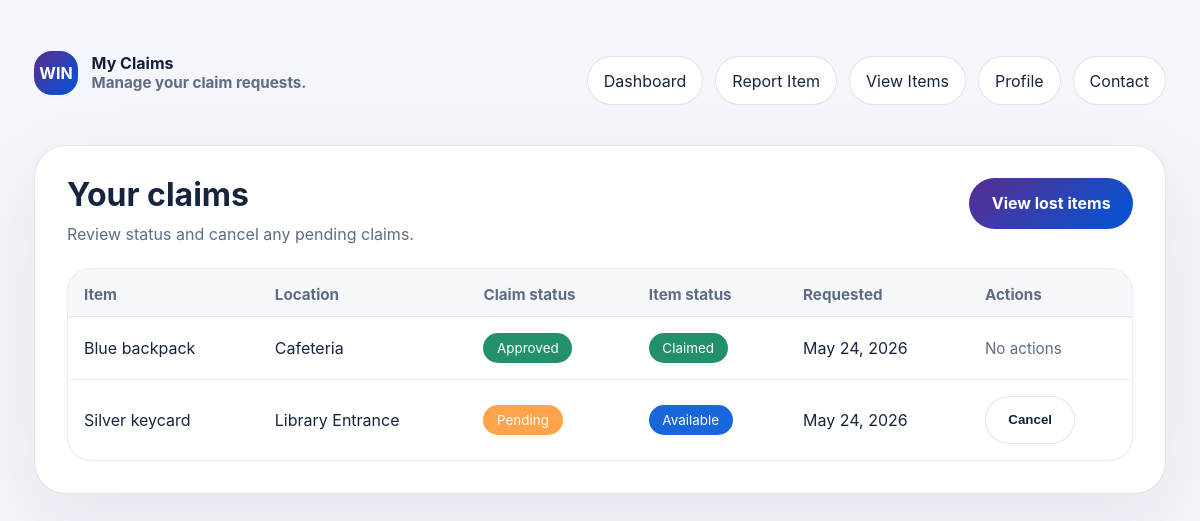
/my_claims.php (signed in), run on the app's committed database.
### tables this page shows
CREATE TABLE `claims` (
  `id` INT UNSIGNED NOT NULL AUTO_INCREMENT,
  `item_id` INT UNSIGNED NOT NULL,
  `claimed_by` INT UNSIGNED NOT NULL,
  `claim_description` TEXT NULL,
  `status` ENUM('pending','approved','rejected') NOT NULL DEFAULT 'pending',
  `created_at` DATETIME NOT NULL DEFAULT CURRENT_TIMESTAMP,
  PRIMARY KEY (`id`),
  KEY `idx_claims_item_id` (`item_id`),
  KEY `idx_claims_claimed_by` (`claimed_by`),
  KEY `idx_claims_status` (`status`),
  CONSTRAINT `fk_claims_item` FOREIGN KEY (`item_id`) REFERENCES `lost_items` (`id`) ON DELETE CASCADE ON UPDATE CASCADE,
  CONSTRAINT `fk_claims_claimed_by` FOREIGN KEY (`claimed_by`) REFERENCES `users` (`id`) ON DELETE CASCADE ON UPDATE CASCADE
);

CREATE TABLE `lost_items` (
  `id` INT UNSIGNED NOT NULL AUTO_INCREMENT,
  `title` VARCHAR(200) NOT NULL,
  `description` TEXT NULL,
  `category` VARCHAR(100) NULL,
  `location_found` VARCHAR(150) NULL,
  `date_found` DATE NOT NULL,
  `image_path` VARCHAR(255) NULL,
  `status` ENUM('unclaimed','claimed') NOT NULL DEFAULT 'unclaimed',
  `reported_by` INT UNSIGNED NOT NULL,
  `created_at` DATETIME NOT NULL DEFAULT CURRENT_TIMESTAMP,
  PRIMARY KEY (`id`),
  KEY `idx_lost_items_reported_by` (`reported_by`),
  KEY `idx_lost_items_status` (`status`),
  CONSTRAINT `fk_lost_items_reported_by` FOREIGN KEY (`reported_by`) REFERENCES `users` (`id`) ON DELETE CASCADE ON UPDATE CASCADE
);

### my_claims.php (the view, shortened to what this page needs)
<?php
require_once __DIR__ . '/db.php';
$userId = $_SESSION['user_id'];
$stmt = $pdo->prepare('SELECT c.id, c.claim_description, c.status, c.created_at, li.title, li.location_found, li.date_found, li.status AS item_status FROM claims c JOIN lost_items li ON c.item_id = li.id WHERE c.claimed_by = ? ORDER BY c.created_at DESC');
$stmt->execute([$userId]);
$claims = $stmt->fetchAll();
?>
<!DOCTYPE html>
<html lang="en">
<head>
</head>
<body>
  <div class="page">
    <header class="topbar">
      <div class="brand">
        <div class="brand-logo">WIN</div>
        <div>
          <strong>My Claims</strong>
          <div style="font-size:0.95rem;color:var(--muted);">Manage your claim requests.</div>
        </div>
      </div>
      <div class="nav-links">
        <a href="dashboard.php">Dashboard</a>
        <a href="report_item.php">Report Item</a>
        <a href="view_items.php">View Items</a>
        <a href="profile.php">Profile</a>
        <a href="contact.php">Contact</a>
      </div>
    </header>
    <section class="panel">
      <div style="display:flex;flex-wrap:wrap;align-items:flex-start;justify-content:space-between;gap:1rem;">
        <div>
          <h1 style="margin:0;font-size:2rem;">Your claims</h1>
          <p style="margin:0.75rem 0 0;color:var(--muted);">Review status and cancel any pending claims.</p>
        </div>
        <a href="view_items.php" class="button">View lost items</a>
      </div>
      <div class="table-wrap">
        <table>
          <thead>
            <tr>
              <th>Item</th>
              <th>Location</th>
              <th>Claim status</th>
              <th>Item status</th>
              <th>Requested</th>
              <th>Actions</th>
            </tr>
          </thead>
          <tbody>
            <?php if (empty($claims)): ?>
              <tr>
                <td colspan="6" style="padding:1.5rem;text-align:center;color:var(--muted);">You have not submitted any claims yet.</td>
              </tr>
            <?php else: ?>
              <?php foreach ($claims as $claim): ?>
                <tr>
                  <td><?= htmlspecialchars($claim['title'], ENT_QUOTES, 'UTF-8') ?></td>
                  <td><?= htmlspecialchars($claim['location_found'], ENT_QUOTES, 'UTF-8') ?></td>
                  <td><span class="badge <?= htmlspecialchars($claim['status'], ENT_QUOTES, 'UTF-8') ?>"><?= htmlspecialchars(ucfirst($claim['status']), ENT_QUOTES, 'UTF-8') ?></span></td>
                  <td><span class="badge <?= htmlspecialchars($claim['item_status'] === 'claimed' ? 'approved' : 'unclaimed', ENT_QUOTES, 'UTF-8') ?>"><?= htmlspecialchars($claim['item_status'] === 'claimed' ? 'Claimed' : 'Available', ENT_QUOTES, 'UTF-8') ?></span></td>
                  <td><?= htmlspecialchars(date('M j, Y', strtotime($claim['created_at'])), ENT_QUOTES, 'UTF-8') ?></td>
                  <td>
                    <?php if ($claim['status'] === 'pending'): ?>
                      <form method="post">
                        <button type="submit" class="button button-secondary">Cancel</button>
                      </form>
                    <?php else: ?>
                      <span style="color:var(--muted);font-size:0.95rem;">No actions</span>
                    <?php endif; ?>
                  </td>
                </tr>
              <?php endforeach; ?>
            <?php endif; ?>
          </tbody>
        </table>
      </div>
    </section>
  </div>
</body>
</html>

### my_claims.php (style rules this page uses)
:root { --purple: #5b2c91; --blue: #0056d6; --ink: #14203b; --text: #16253d; --muted: #5e6d84; --surface: #ffffff; --surface-soft: #f7f8fc; --border: rgba(20,32,59,0.12); --shadow: 0 28px 80px rgba(20,32,59,.08); font-family: Inter, system-ui, -apple-system, BlinkMacSystemFont, "Segoe UI", sans-serif; }
* { box-sizing: border-box; }
body { margin: 0; min-height: 100vh; background: #f4f6fb; color: var(--text); }
a { color: inherit; text-decoration: none; }
.page { max-width: 1180px; margin: 0 auto; padding: 1.5rem; display: grid; gap: 1.5rem; }
.topbar { display: flex; flex-wrap: wrap; align-items: center; justify-content: space-between; gap: 1rem; padding: 1rem 0; }
.brand { display: inline-flex; align-items: center; gap: 0.85rem; font-weight: 700; color: var(--ink); }
.brand-logo { width: 44px; height: 44px; display: grid; place-items: center; border-radius: 18px; background: linear-gradient(135deg, var(--purple), var(--blue)); color: #fff; }
.panel { background: var(--surface); border-radius: 32px; border: 1px solid var(--border); box-shadow: var(--shadow); padding: 2rem; }
.panel h1 { margin: 0 0 0.75rem; font-size: clamp(1.9rem, 2.4vw, 2.6rem); line-height: 1.05; }
.panel p { margin: 0 0 1rem; color: var(--muted); }
.table-wrap { overflow-x: auto; margin-top: 1.5rem; border-radius: 24px; background: #fff; border: 1px solid rgba(20,32,59,.08); }
table { width: 100%; border-collapse: collapse; min-width: 820px; }
thead th { text-align: left; color: var(--muted); font-size: 0.95rem; padding: 1rem 1rem 0.75rem; border-bottom: 1px solid rgba(20,32,59,.12); background: #f7f8fc; }
td { padding: 1rem 1rem; vertical-align: middle; }
tbody tr { border-bottom: 1px solid rgba(20,32,59,.08); }
tbody tr:last-child { border-bottom: none; }
.badge { display: inline-flex; align-items: center; justify-content: center; padding: 0.45rem 0.85rem; border-radius: 999px; font-size: 0.84rem; color: #fff; }
.badge.pending { background: rgba(255,159,67,.95); }
.badge.approved { background: rgba(12,133,88,.9); }
.badge.unclaimed { background: rgba(0,86,214,.9); }
.button { display: inline-flex; align-items: center; justify-content: center; padding: 0.95rem 1.4rem; border-radius: 999px; border: none; background: linear-gradient(135deg, var(--purple), var(--blue)); color: #fff; font-weight: 700; cursor: pointer; transition: transform .18s ease, box-shadow .18s ease; }
.button-secondary { background: #fff; color: var(--ink); border: 1px solid var(--border); }
.nav-links { display: flex; flex-wrap: wrap; gap: 0.75rem; margin-top: 1rem; }
.nav-links a { display: inline-flex; padding: 0.85rem 1rem; border-radius: 999px; background: #fff; border: 1px solid var(--border); transition: background .18s ease, transform .18s ease; }

### data on the page
claims: item.title "Blue backpack", item.location_found "Cafeteria", status "Approved", item.status "Claimed", created_at "May 24, 2026", shows "No actions"
claims: item.title "Silver keycard", item.location_found "Library Entrance", status "Pending", item.status "Available", created_at "May 24, 2026"
